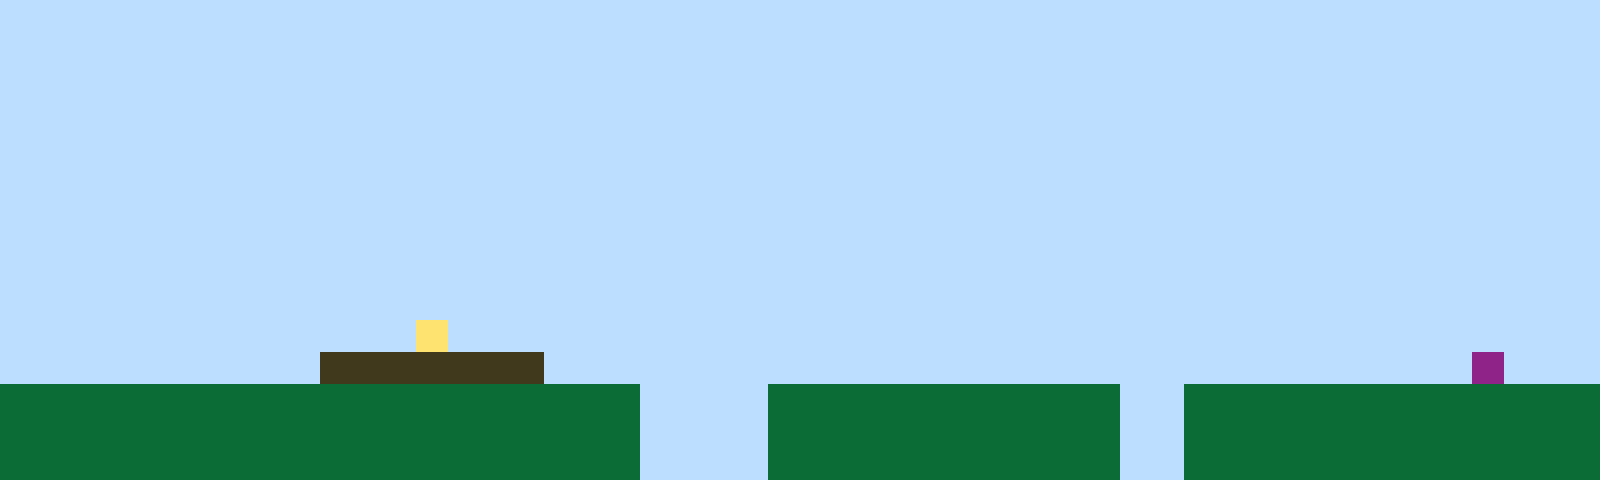

A level layout from a 2D game, rendered from its tile map. Below: a short description, then the map file with its tile-grid data intact:
An orthogonal 50x15 tile map with 32x32 px tiles, 1 tile layer (Tile Layer 1).

<map version="1.10" tiledversion="1.11.2" orientation="orthogonal" renderorder="right-up" width="50" height="15" tilewidth="32" tileheight="32" infinite="0" nextlayerid="2" nextobjectid="1"><editorsettings><export target="map1.csv" format="csv" /></editorsettings><tileset firstgid="1" name="sprites" tilewidth="32" tileheight="32" tilecount="6" columns="3"><image source="sprites.png" width="96" height="64" /></tileset><layer id="1" name="Tile Layer 1" width="50" height="15"><data encoding="csv">1,1,1,1,1,1,1,1,1,1,1,1,1,1,1,1,1,1,1,1,1,1,1,1,1,1,1,1,1,1,1,1,1,1,1,1,1,1,1,1,1,1,1,1,1,1,1,1,1,1,1,1,1,1,1,1,1,1,1,1,1,1,1,1,1,1,1,1,1,1,1,1,1,1,1,1,1,1,1,1,1,1,1,1,1,1,1,1,1,1,1,1,1,1,1,1,1,1,1,1,1,1,1,1,1,1,1,1,1,1,1,1,1,1,1,1,1,1,1,1,1,1,1,1,1,1,1,1,1,1,1,1,1,1,1,1,1,1,1,1,1,1,1,1,1,1,1,1,1,1,1,1,1,1,1,1,1,1,1,1,1,1,1,1,1,1,1,1,1,1,1,1,1,1,1,1,1,1,1,1,1,1,1,1,1,1,1,1,1,1,1,1,1,1,1,1,1,1,1,1,1,1,1,1,1,1,1,1,1,1,1,1,1,1,1,1,1,1,1,1,1,1,1,1,1,1,1,1,1,1,1,1,1,1,1,1,1,1,1,1,1,1,1,1,1,1,1,1,1,1,1,1,1,1,1,1,1,1,1,1,1,1,1,1,1,1,1,1,1,1,1,1,1,1,1,1,1,1,1,1,1,1,1,1,1,1,1,1,1,1,1,1,1,1,1,1,1,1,1,1,1,1,1,1,1,1,1,1,1,1,1,1,1,1,1,1,1,1,1,1,1,1,1,1,1,1,1,1,1,1,1,1,1,1,1,1,1,1,1,1,1,1,1,1,1,1,1,1,1,1,1,1,1,1,1,1,1,1,1,1,1,1,1,1,1,1,1,1,1,1,1,1,1,1,1,1,1,1,1,1,1,1,1,1,1,1,1,1,1,1,1,1,1,1,1,1,1,1,1,1,1,1,1,1,1,1,1,1,1,1,1,1,1,1,1,1,1,1,1,1,1,1,1,1,1,1,1,1,1,1,1,1,1,1,1,1,1,1,1,1,1,1,1,1,1,1,1,1,1,1,1,1,1,1,1,1,1,1,1,1,1,1,1,1,1,1,1,1,1,1,1,1,1,1,1,1,1,1,1,1,1,1,1,1,1,1,1,1,1,1,1,1,1,1,1,1,1,1,1,1,1,1,1,1,1,1,1,1,1,1,1,1,1,4,1,1,1,1,1,1,1,1,1,1,1,1,1,1,1,1,1,1,1,1,1,1,1,1,1,1,1,1,1,1,1,1,1,1,1,1,1,1,1,1,1,1,1,1,1,1,3,3,3,3,3,3,3,1,1,1,1,1,1,1,1,1,1,1,1,1,1,1,1,1,1,1,1,1,1,1,1,1,1,1,1,1,6,1,1,1,2,2,2,2,2,2,2,2,2,2,2,2,2,2,2,2,2,2,2,2,1,1,1,1,2,2,2,2,2,2,2,2,2,2,2,1,1,2,2,2,2,2,2,2,2,2,2,2,2,2,2,2,2,2,2,2,2,2,2,2,2,2,2,2,2,2,2,2,2,2,1,1,1,1,2,2,2,2,2,2,2,2,2,2,2,1,1,2,2,2,2,2,2,2,2,2,2,2,2,2,2,2,2,2,2,2,2,2,2,2,2,2,2,2,2,2,2,2,2,2,1,1,1,1,2,2,2,2,2,2,2,2,2,2,2,1,1,2,2,2,2,2,2,2,2,2,2,2,2,2</data></layer></map>
